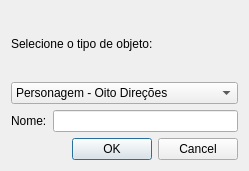
<?xml version="1.0" encoding="UTF-8"?>
<ui version="4.0">
 <class>ConfigsNewObjectWindow</class>
 <widget class="QDialog" name="ConfigsNewObjectWindow">
  <property name="geometry">
   <rect>
    <x>0</x>
    <y>0</y>
    <width>249</width>
    <height>171</height>
   </rect>
  </property>
  <property name="sizePolicy">
   <sizepolicy hsizetype="Fixed" vsizetype="Fixed">
    <horstretch>0</horstretch>
    <verstretch>0</verstretch>
   </sizepolicy>
  </property>
  <property name="windowTitle">
   <string>Dialog</string>
  </property>
  <layout class="QGridLayout" name="gridLayout">
   <item row="0" column="0" colspan="2">
    <widget class="QLabel" name="label">
     <property name="text">
      <string>Selecione o tipo de objeto:</string>
     </property>
    </widget>
   </item>
   <item row="1" column="0" colspan="2">
    <widget class="QComboBox" name="comboTipo">
     <property name="iconSize">
      <size>
       <width>32</width>
       <height>32</height>
      </size>
     </property>
     <item>
      <property name="text">
       <string>Personagem - Oito Direções</string>
      </property>
      <property name="icon">
       <iconset>
        <normalon>:/icones_movimentos/data/movement_icons/eightmovement.png</normalon>
       </iconset>
      </property>
     </item>
     <item>
      <property name="text">
       <string>Personagem - Carro</string>
      </property>
      <property name="icon">
       <iconset>
        <normalon>:/icones_movimentos/data/movement_icons/carmovement.png</normalon>
       </iconset>
      </property>
     </item>
     <item>
      <property name="text">
       <string>Personagem - Plataforma</string>
      </property>
      <property name="icon">
       <iconset>
        <normalon>:/icones_movimentos/data/movement_icons/platformer.png</normalon>
       </iconset>
      </property>
     </item>
     <item>
      <property name="text">
       <string>Personagem - Luta</string>
      </property>
      <property name="icon">
       <iconset>
        <normalon>:/icones_movimentos/data/movement_icons/fighting_movement.png</normalon>
       </iconset>
      </property>
     </item>
     <item>
      <property name="text">
       <string>Personagem - Bola de Pong</string>
      </property>
      <property name="icon">
       <iconset>
        <normalon>:/icones_movimentos/data/movement_icons/bouncing_movement.png</normalon>
       </iconset>
      </property>
     </item>
     <item>
      <property name="text">
       <string>Personagem - Segue mouse</string>
      </property>
      <property name="icon">
       <iconset>
        <normalon>:/icones_movimentos/data/movement_icons/mouse_movement.png</normalon>
       </iconset>
      </property>
     </item>
     <item>
      <property name="text">
       <string>Objeto - Estático</string>
      </property>
      <property name="icon">
       <iconset>
        <normalon>:/icones_movimentos/data/movement_icons/static_movement.png</normalon>
       </iconset>
      </property>
     </item>
     <item>
      <property name="text">
       <string>Aliado</string>
      </property>
      <property name="icon">
       <iconset resource="../resources.qrc">
        <normaloff>:/icones_movimentos/data/movement_icons/npc_icon.png</normaloff>:/icones_movimentos/data/movement_icons/npc_icon.png</iconset>
      </property>
     </item>
     <item>
      <property name="text">
       <string>Inimigo</string>
      </property>
      <property name="icon">
       <iconset resource="../resources.qrc">
        <normaloff>:/icones_movimentos/data/movement_icons/inimigo_icon.png</normaloff>:/icones_movimentos/data/movement_icons/inimigo_icon.png</iconset>
      </property>
     </item>
     <item>
      <property name="text">
       <string>Item</string>
      </property>
      <property name="icon">
       <iconset resource="../resources.qrc">
        <normaloff>:/icones_movimentos/data/movement_icons/item_icon.png</normaloff>:/icones_movimentos/data/movement_icons/item_icon.png</iconset>
      </property>
     </item>
    </widget>
   </item>
   <item row="2" column="0">
    <widget class="QLabel" name="label_2">
     <property name="text">
      <string>Nome:</string>
     </property>
    </widget>
   </item>
   <item row="2" column="1">
    <widget class="QLineEdit" name="lineEditName"/>
   </item>
   <item row="3" column="0" colspan="2">
    <widget class="QDialogButtonBox" name="buttonBox">
     <property name="orientation">
      <enum>Qt::Horizontal</enum>
     </property>
     <property name="standardButtons">
      <set>QDialogButtonBox::Cancel|QDialogButtonBox::Ok</set>
     </property>
    </widget>
   </item>
  </layout>
 </widget>
 <resources>
  <include location="../resources.qrc"/>
 </resources>
 <connections>
  <connection>
   <sender>buttonBox</sender>
   <signal>accepted()</signal>
   <receiver>ConfigsNewObjectWindow</receiver>
   <slot>accept()</slot>
   <hints>
    <hint type="sourcelabel">
     <x>248</x>
     <y>254</y>
    </hint>
    <hint type="destinationlabel">
     <x>157</x>
     <y>274</y>
    </hint>
   </hints>
  </connection>
  <connection>
   <sender>buttonBox</sender>
   <signal>rejected()</signal>
   <receiver>ConfigsNewObjectWindow</receiver>
   <slot>reject()</slot>
   <hints>
    <hint type="sourcelabel">
     <x>316</x>
     <y>260</y>
    </hint>
    <hint type="destinationlabel">
     <x>286</x>
     <y>274</y>
    </hint>
   </hints>
  </connection>
 </connections>
</ui>
